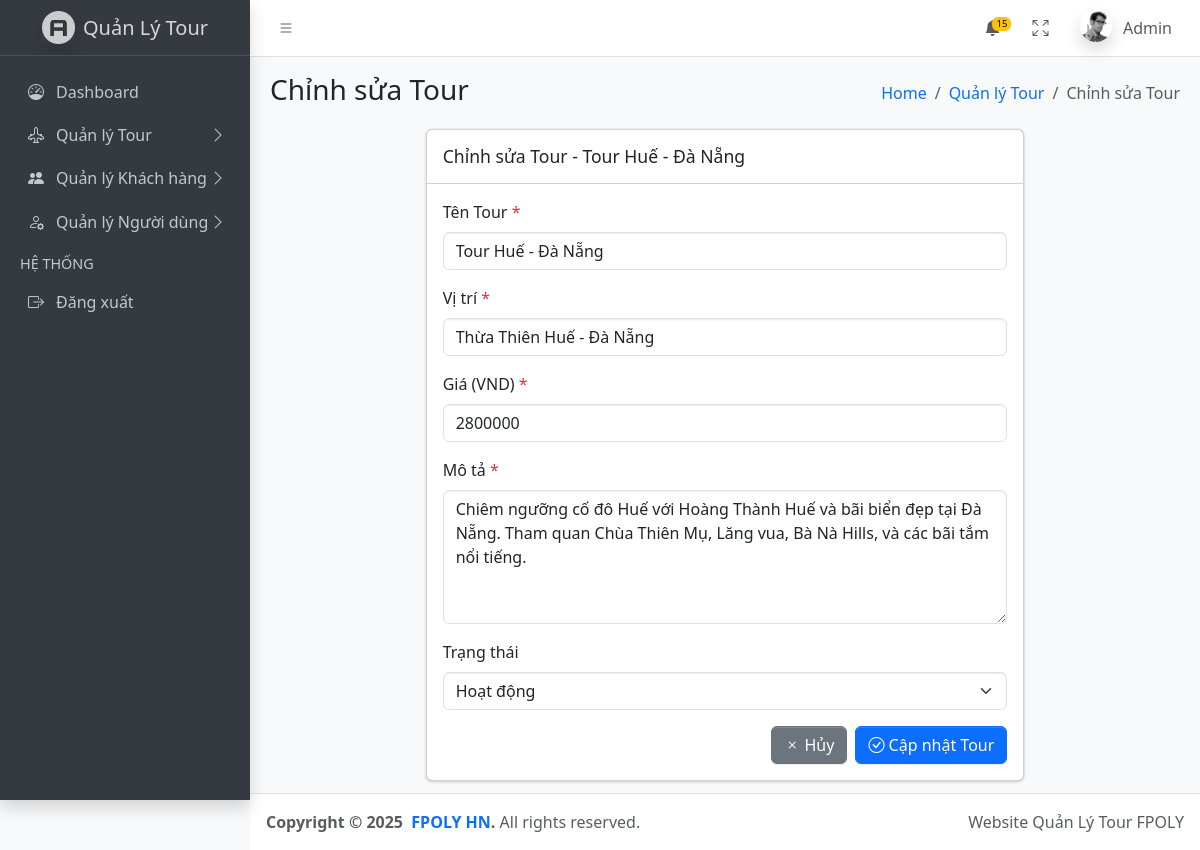
Screenshot of /tour/edit?id=2 (signed in) with the database file from the repository.
### tables this page shows
CREATE TABLE IF NOT EXISTS `tours` (
  `id` int(11) NOT NULL AUTO_INCREMENT PRIMARY KEY,
  `name` varchar(255) NOT NULL,
  `description` longtext NOT NULL,
  `price` decimal(10, 0) NOT NULL,
  `location` varchar(255) NOT NULL,
  `status` tinyint(4) DEFAULT 1,
  `created_at` timestamp DEFAULT CURRENT_TIMESTAMP,
  `updated_at` timestamp DEFAULT CURRENT_TIMESTAMP ON UPDATE CURRENT_TIMESTAMP
);

### src/helpers/helpers.php (called while the page is built, shortened)
<?php
function view_path(string $view): string
{
    $normalized = str_replace('.', DIRECTORY_SEPARATOR, $view);
    return BASE_PATH . DIRECTORY_SEPARATOR . 'views' . DIRECTORY_SEPARATOR . $normalized . '.php';
}
function view(string $view, array $data = []): void
{
    $file = view_path($view);
    extract($data, EXTR_OVERWRITE);
    include $file;
}

### src/controllers/TourController.php (called while the page is built, shortened)
<?php
class TourController
{
    private $tourModel;
    public function __construct()
    {
        $this->tourModel = new Tour();
    }
    public function edit()
    {
        $id = $_GET['id'] ?? null;
        $tour = $this->tourModel->find($id);
        view('admin/tours/edit', [
            'title' => 'Chỉnh sửa Tour - Website Quản Lý Tour',
            'tour' => $tour,
        ]);
    }
}

### index.php (called while the page is built, shortened)
<?php
require_once __DIR__ . '/src/helpers/helpers.php';
require_once __DIR__ . '/src/helpers/database.php';
require_once __DIR__ . '/src/models/Tour.php';
require_once __DIR__ . '/src/controllers/TourController.php';
$homeController = new HomeController();
$authController = new AuthController();
$tourController = new TourController();
$act = $_GET['act'] ?? '/';
match ($act) {
    '/', 'welcome' => $homeController->welcome(),
    'home' => $homeController->home(),
    'login' => $authController->login(),
    'check-login' => $authController->checkLogin(),
    'logout' => $authController->logout(),
    'tour/index' => $tourController->index(),
    'tour/create' => $tourController->create(),
    'tour/store' => $tourController->store(),
    'tour/edit' => $tourController->edit(),
    'tour/update' => $tourController->update(),
    'tour/delete' => $tourController->delete(),
    default => $homeController->notFound(),
};

### src/helpers/database.php (called while the page is built, shortened)
<?php
function getDB()
{
    static $dbConfig = null;
    if ($dbConfig === null) {
        $config = require BASE_PATH . '/config/config.php';
        $dbConfig = $config['db'];
    }
    try {
        $dsn = sprintf(
            'mysql:host=%s;dbname=%s;charset=%s',
            $dbConfig['host'],
            $dbConfig['name'],
            $dbConfig['charset']
        );
        $pdo = new PDO($dsn, $dbConfig['user'], $dbConfig['pass'], [
            PDO::ATTR_ERRMODE => PDO::ERRMODE_EXCEPTION,
            PDO::ATTR_DEFAULT_FETCH_MODE => PDO::FETCH_ASSOC,
            PDO::ATTR_EMULATE_PREPARES => false,
        ]);
        return $pdo;
    } catch (PDOException $e) {
        error_log('Database connection failed: ' . $e->getMessage());
        return null;
    }
}

### src/models/Tour.php (called while the page is built, shortened)
<?php
class Tour
{
    private $conn;
    public function __construct($data = [])
    {
        $this->conn = getDB();
    }
    public function find($id)
    {
        $stmt = $this->conn->prepare("SELECT * FROM tours WHERE id = ?");
        $stmt->execute([$id]);
        return $stmt->fetch(PDO::FETCH_ASSOC);
    }
}

### views/admin/tours/edit.php (the view, shortened to what this page needs)
<div class="row">
    <div class="col-md-8 offset-md-2">
        <div class="card">
            <div class="card-header">
                <h3 class="card-title">Chỉnh sửa Tour - <?= htmlspecialchars($tour['name']) ?></h3>
            </div>
            <div class="card-body">
                <form method="POST" action="<?= BASE_URL ?>tour/update">
                    <div class="mb-3">
                        <label for="name" class="form-label">Tên Tour <span class="text-danger">*</span></label>
                        <input type="text" class="form-control" id="name" name="name" value="<?= htmlspecialchars($tour['name']) ?>" placeholder="Nhập tên tour" required>
                    </div>
                    <div class="mb-3">
                        <label for="location" class="form-label">Vị trí <span class="text-danger">*</span></label>
                        <input type="text" class="form-control" id="location" name="location" value="<?= htmlspecialchars($tour['location']) ?>" placeholder="Ví dụ: Hà Nội - Hạ Long" required>
                    </div>
                    <div class="mb-3">
                        <label for="price" class="form-label">Giá (VND) <span class="text-danger">*</span></label>
                        <input type="number" class="form-control" id="price" name="price" step="1000" min="0" value="<?= $tour['price'] ?>" placeholder="Nhập giá tour" required>
                    </div>
                    <div class="mb-3">
                        <label for="description" class="form-label">Mô tả <span class="text-danger">*</span></label>
                        <textarea class="form-control" id="description" name="description" rows="5" placeholder="Nhập mô tả chi tiết về tour" required><?= htmlspecialchars($tour['description']) ?></textarea>
                    </div>
                    <div class="mb-3">
                        <label for="status" class="form-label">Trạng thái</label>
                        <select class="form-select" id="status" name="status">
                            <option value="1" <?= $tour['status'] == 1 ? 'selected' : '' ?>>Hoạt động</option>
                        </select>
                    </div>
                    <div class="d-grid gap-2 d-md-flex justify-content-md-end">
                        <a href="<?= BASE_URL ?>tour/index" class="btn btn-secondary"><i class="bi bi-x"></i> Hủy</a>
                        <button type="submit" class="btn btn-primary"><i class="bi bi-check-circle"></i> Cập nhật Tour</button>
                    </div>
                </form>
            </div>
        </div>
    </div>
</div>

### rows the page displays
tours: name "Tour Huế - Đà Nẵng", location "Thừa Thiên Huế - Đà Nẵng", price "2800000", description "Chiêm ngưỡng cố đô Huế với Hoàng Thành Huế và bãi biển đẹp tại Đà Nẵng. Tham quan Chùa Thiên Mụ, Lăng vua, Bà Nà Hills, và các bãi tắm nổi tiếng.", status "Hoạt động"

### other values shown
$currentUser->name "Admin"
$pageTitle "Chỉnh sửa Tour"
$item['label'] "Quản lý Tour"
$item['label'] "Chỉnh sửa Tour"
